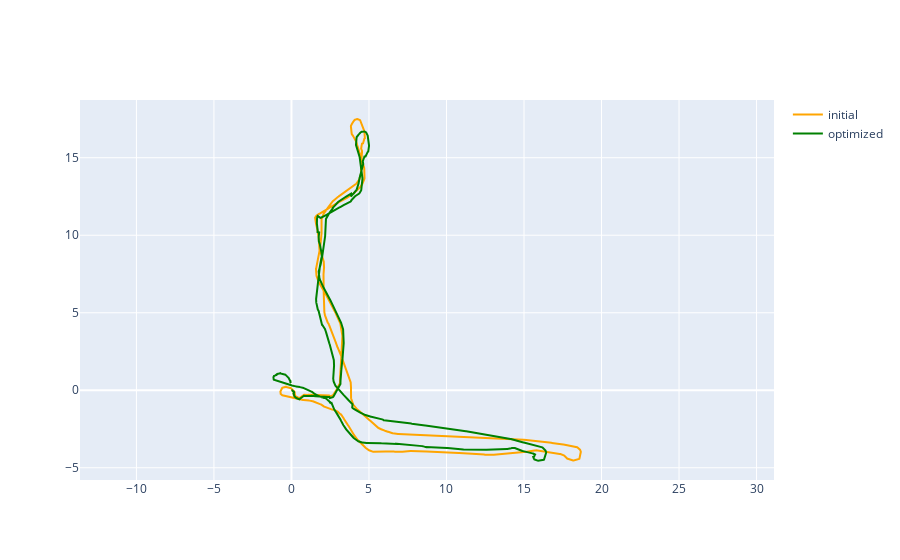

The notebook cell saved with this chart:
### Markdown cell above
### Part 4

### Code cell
T_gtsam = gtsam_optimize(T_t, rel_T_t,T_tx,wt, lidar_new_ranges, plot = True)
plot_path(T_gtsam,ipc_Lidar=True,ranges = lidar_new_ranges,title="GTSAM Path")

### Figure 1 — Plotly figure (JSON) as saved in the notebook; plotly's stock layout.template omitted (floating-point values rounded to 4 significant figures; data arrays with more than 128 entries replaced by an {"elided": "..."} marker saying what was removed)
{"data": [{"marker": {"color": "orange"}, "name": "initial", "type": "scatter", "x": {"elided": "4956 float values"}, "y": {"elided": "4956 float values"}}, {"marker": {"color": "green"}, "name": "optimized", "type": "scatter", "x": {"elided": "4956 float values"}, "y": {"elided": "4956 float values"}}], "layout": {"yaxis": {"scaleanchor": "x", "scaleratio": 1}}}
